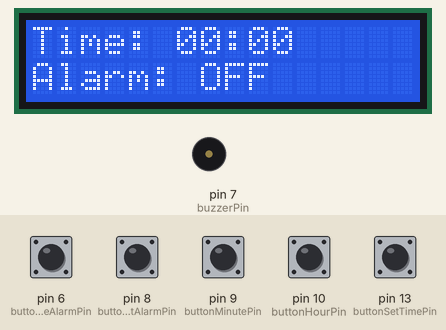
Recording of a sketch running on a simulated Arduino Uno, built with avr-gcc and run on an emulated ATmega328P. Parts: 16×2 character LCD, buzzer (waves = sounding, pin HIGH). Inputs (shaded band) come from the test bench; at power-on: pin 6 (buttonToggleAlarmPin), pin 8 (buttonSetAlarmPin), pin 9 (buttonMinutePin), pin 10 (buttonHourPin), pin 13 (buttonSetTimePin) HIGH.

Above: at 1.2 s.
1.3 s: pin 8 (buttonSetAlarmPin) pulled LOW for 1 s
At 3.6 s:
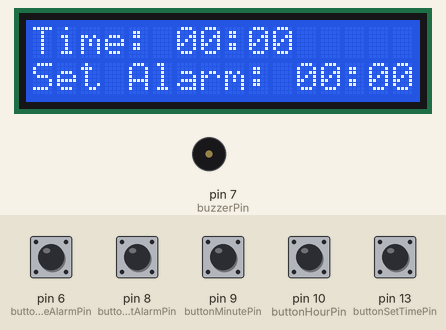
5.3 s: pin 8 (buttonSetAlarmPin) pulled LOW for 0.15 s
At 6.0 s:
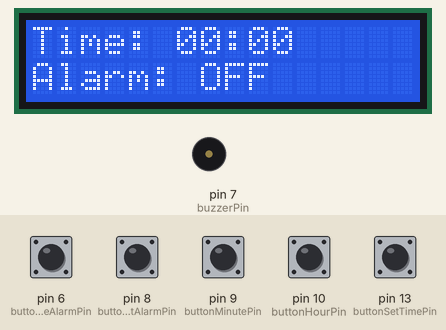
8.4 s: pin 6 (buttonToggleAlarmPin) pulled LOW for 0.15 s
At 9.6 s:
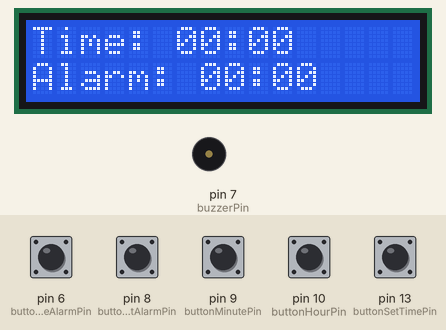
11.5 s: pin 13 (buttonSetTimePin) pulled LOW for 0.15 s
At 13.2 s:
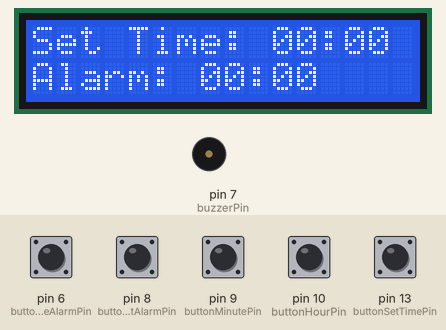
14.6 s: pin 6 (buttonToggleAlarmPin) pulled LOW for 1 s
At 16.0 s:
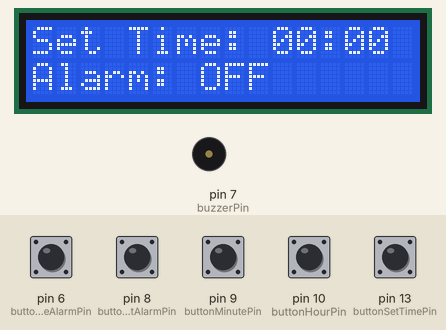
18.6 s: pin 13 (buttonSetTimePin) pulled LOW for 1 s
At 60.9 s:
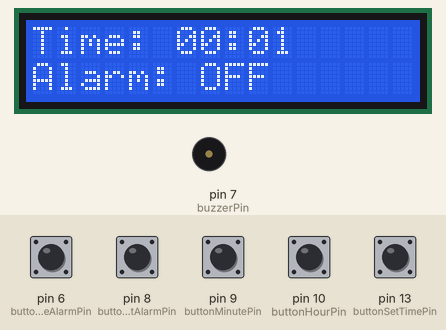
Timing chart, 0 to 62.4 s (numbered marks = the images above; inputs shaded):
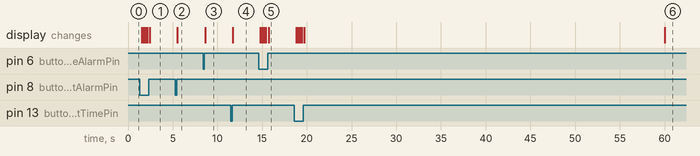

Measured:
- after the input at 1.3 s, the display: changes after 0.21 s (image 1)
- after the input at 5.3 s, the display: changes after 0.21 s (image 2)
- after the input at 8.4 s, the display: changes after 0.21 s (image 3)
- after the input at 11.5 s, the display: changes after 0.21 s (image 4)
- after the input at 14.6 s, the display: changes after 0.21 s (image 5)
- after the input at 18.6 s, the display: first changes after 0.21 s (image 6 shows a later state)

The sketch:

LCDArduinoProject.ino
```cpp
// This project develops a smart alarm clock using multiple Arduinos to enhance the traditional wake-up experience.
// It features real-time indoor temperature display, humidity reading, and a light sensor to mimic natural sunrise,
// all aimed at improving user convenience. The Arduinos will communicate via serial connection for synchronized functionality,
// while using buttons to set the time and alarm. It will also make use of a buzzer to wake the user up to 2 LCD
// displays that have all the information they need to start their day! This clock is designed for individuals with
// rigorous schedules who value added information to start their day.

#include <LiquidCrystal.h>

LiquidCrystal lcd(12, 11, 5, 4, 3, 2); // Setup LCD

// Define button pins
const int buttonHourPin = 10;    // Increment Hours (Button 1)
const int buttonMinutePin = 9;   // Increment Minutes (Button 2)
const int buttonSetAlarmPin = 8; // Set/Reset Alarm (Button 3)
const int buttonSetTimePin = 13; // Set/Reset Time (Button 5)
const int buttonToggleAlarmPin = 6; // Toggle Alarm On/Off (Button 4)
const int buzzerPin = 7; // Buzzer pin

// Time tracking variables
unsigned long previousMillis = 0;
const long interval = 60000; // Update interval (1 minute)
unsigned int minutes = 0, hours = 0;
unsigned int alarmHours = 0, alarmMinutes = 0;
bool isAlarmSet = false, isAlarmRinging = false, isSettingAlarm = false, isSettingTime = false;

void setup() {
  lcd.begin(16, 2);
  pinMode(buttonHourPin, INPUT_PULLUP);
  pinMode(buttonMinutePin, INPUT_PULLUP);
  pinMode(buttonSetAlarmPin, INPUT_PULLUP);
  pinMode(buttonToggleAlarmPin, INPUT_PULLUP);
  pinMode(buttonSetTimePin, INPUT_PULLUP);
  pinMode(buzzerPin, OUTPUT);
}

void loop() {
  unsigned long currentMillis = millis();
  if (currentMillis - previousMillis >= interval) {
    previousMillis = currentMillis;
    incrementTime();
    checkAlarm();
  }

  if (isAlarmRinging && digitalRead(buttonToggleAlarmPin) == LOW) {
    silenceAndResetAlarm();
  } else {
    handleButtonInputs();
  }

  updateDisplay();
}

void handleButtonInputs() {
    // Toggle alarm on and off
    if (digitalRead(buttonToggleAlarmPin) == LOW) {
        isAlarmSet = !isAlarmSet;
        delay(200);
    }

    // Enter or exit alarm setting mode
    if (digitalRead(buttonSetAlarmPin) == LOW) {
        if (!isSettingAlarm && !isSettingTime) {
            isSettingAlarm = true;
        } else if (isSettingAlarm) {
            isSettingAlarm = false;
        }
        delay(200);
    }

    // Enter or exit time setting mode
    if (digitalRead(buttonSetTimePin) == LOW) {
        if (!isSettingTime && !isSettingAlarm) {
            isSettingTime = true;
        } else if (isSettingTime) {
            isSettingTime = false;
        }
        delay(200);
    }

    // Adjust alarm hours and minutes
    if (isSettingAlarm) {
        if (digitalRead(buttonHourPin) == LOW) {
            alarmHours = (alarmHours + 1) % 24;
            delay(200);
        }
        if (digitalRead(buttonMinutePin) == LOW) {
            alarmMinutes = (alarmMinutes + 1) % 60;
            delay(200);
        }
    }

    // Adjust current time hours and minutes
    if (isSettingTime) {
        if (digitalRead(buttonHourPin) == LOW) {
            hours = (hours + 1) % 24;
            delay(200);
        }
        if (digitalRead(buttonMinutePin) == LOW) {
            minutes = (minutes + 1) % 60;
            delay(200);
        }
    }
}

void updateDisplay() {
    lcd.clear();
    lcd.setCursor(0, 0);
    lcd.print(isSettingTime ? "Set Time: " : "Time: ");
    printTime(hours, minutes);

    lcd.setCursor(0, 1);
    if (isSettingAlarm) {
        lcd.print("Set Alarm: ");
    } else if (isAlarmSet) {
        lcd.print("Alarm: ");
    } else {
        lcd.print("Alarm: OFF        ");
    }
    printTime(alarmHours, alarmMinutes);
}

void printTime(unsigned int h, unsigned int m) {
  char timeBuffer[11];
  sprintf(timeBuffer, "%02d:%02d", h, m);
  lcd.print(timeBuffer);
}

void silenceAndResetAlarm() {
  isAlarmRinging = false;
  analogWrite(buzzerPin, 0); // Turn off the buzzer
  delay(200);
}

void incrementTime() {
  minutes++;
  if (minutes >= 60) {
    minutes = 0;
    hours = (hours + 1) % 24;
  }
}

void checkAlarm() {
  if (isAlarmSet && hours == alarmHours && minutes == alarmMinutes && !isAlarmRinging) {
    isAlarmRinging = true;
    analogWrite(buzzerPin, 128);
  }
}
```
